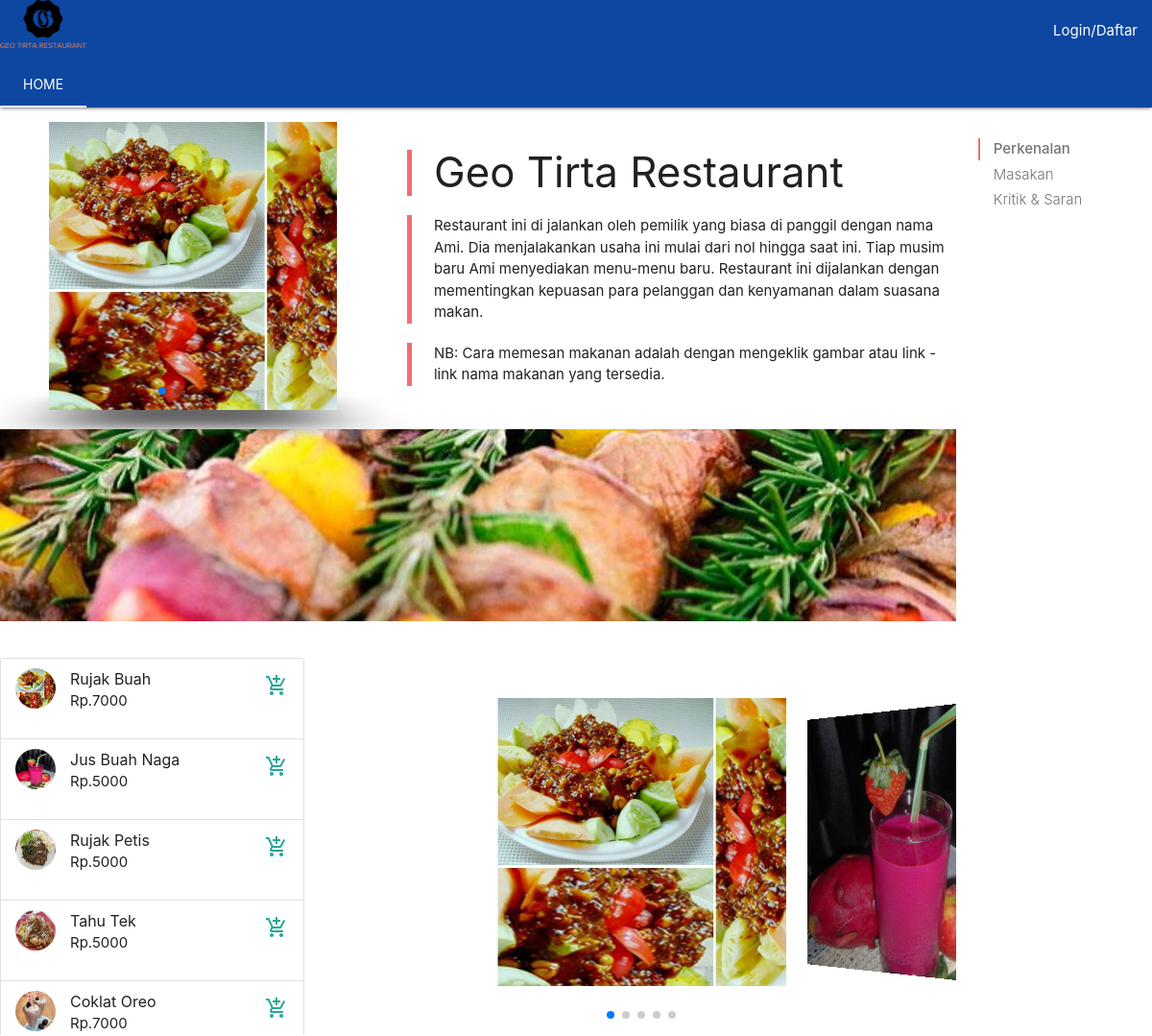
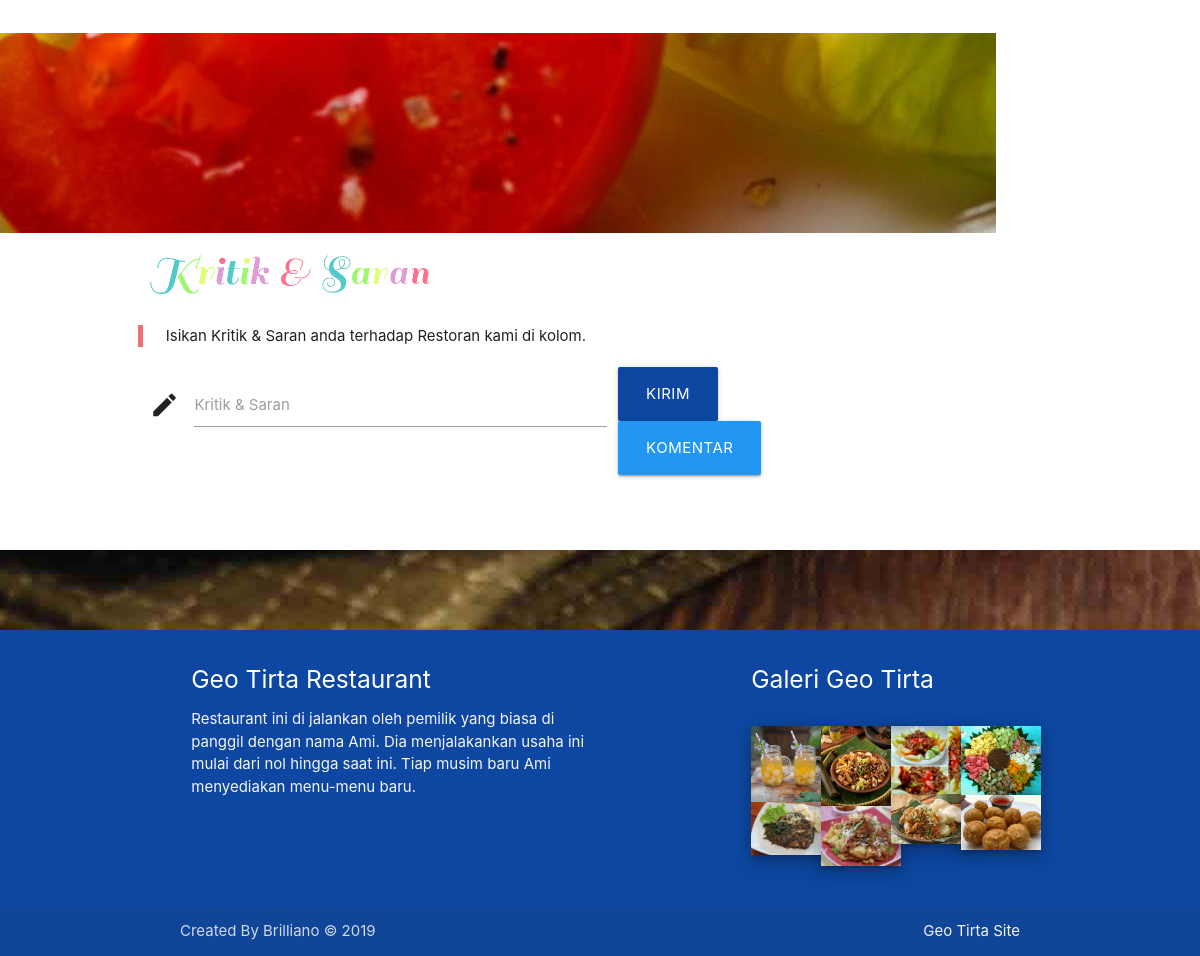
The page / on the database its author committed (2 pictures, top to bottom).
### tables this page shows
CREATE TABLE `masakan` (
  `id_masakann` int(5) NOT NULL,
  `nama_masakan` varchar(25) NOT NULL,
  `gambar_refrensi` varchar(255) NOT NULL,
  `harga` varchar(25) NOT NULL,
  `status_makanan` enum('ada','habis') NOT NULL
);

### include/user-iframe.php (the view)
<ul class="collection">
<?php
  $colection = "SELECT * FROM masakan WHERE status_makanan = 'ada' ";
  $colres = mysqli_query($dbh, $colection);
  while($col = mysqli_fetch_array($colres)){
?>
    <li class="collection-item avatar">
      <img src="<?php echo "include/".$col[2]; ?>" alt="" class="circle">
      <span class="title"><?php echo $col[1]; ?></span>
      <p>Rp.<?php echo $col[3]; ?></p>
      <?php
        $checkin = "SELECT * FROM orderan WHERE id_user = '".$_SESSION['id_user']."' AND NOT status_order = 'batal' AND NOT status_order = 'selesai' ";
        $resc = mysqli_query($dbh, $checkin);
        $ch = mysqli_fetch_array($resc);
        if ($ch > 0){
      ?>
      <a href="include/user-pesan.php?id_masakan=<?php echo $col[0]; ?>" class="secondary-content"><i class="material-icons">add_shopping_cart</i></a>
        <?php }else{ ?>
          <a onclick="M.toast({html: toastHTML})" class="secondary-content"><i class="material-icons">add_shopping_cart</i></a>
        <?php } ?>
    </li>
  <?php }?>
</ul>

### index.php (shortened to what this page needs)
<!DOCTYPE html>
<html>
<?php include_once 'include/head.php' ?>
<body>
<?php include_once 'include/navbar-index.php' ?>
<div id="test1" class="col s12"><?php include_once 'include/index-home.php' ?></div>
<?php include_once 'include/footer.php' ?>
</body>
</html>

### include/head.php (shortened to what this page needs)
<head>
    <link type="text/css" rel="stylesheet" media="screen,projection" href="css/materialize.min.css"/>
    <link type="text/css" rel="stylesheet" href="css/main.css"/>
</head>

### include/navbar-index.php (shortened to what this page needs)
<nav class="nav-extended blue darken-4">
  <div class="nav-wrapper">
    <a href="index.php" class="brand-logo"><img src="image/logo.png" height="50"></a>
    <ul id="nav-mobile" class="right hide-on-med-and-down">
    <?php if($_SESSION['id_level'] == 1){ ?>
      <li><a href="include/user-akun.php"><?php echo $_SESSION['nama_user']; ?></a></li>
      <li><a href="include/user-ordermeja.php">Order Meja</a></li>
      <li><a href="include/user-keluar.php">Keluar</a></li>
    <?php }else{ ?>
      <li><a href="include/user-login.php">Login/Daftar</a></li>
    <?php } ?>
    </ul>
  </div>
  <div class="nav-content">
    <ul class="tabs tabs-transparent">
      <li class="tab"><a href="#test1" class="active">Home</a></li>
    </ul>
  </div>
</nav>

### include/index-home.php (shortened to what this page needs)
<div class="row">
    <div class="col s12 m9 l10">
      <div id="perkenalan" class="section scrollspy">
        <div class="row">
            <div class="col s12 m5">
                <?php include_once 'include/user-perkenalan.php' ?>
            </div>
            <div class="col s12 m7">
                <blockquote>
                    <h3>Geo Tirta Restaurant</h3>
                </blockquote>
                <blockquote>
                <p>Restaurant ini di jalankan oleh pemilik yang biasa di panggil dengan nama Ami. Dia menjalakankan usaha ini mulai dari nol hingga saat ini. Tiap musim baru Ami menyediakan menu-menu baru. Restaurant ini dijalankan dengan mementingkan kepuasan para pelanggan dan kenyamanan dalam suasana makan.</p>
                </blockquote>
                <blockquote>
                <p>NB: Cara memesan makanan adalah dengan mengeklik gambar atau link - link nama makanan yang tersedia.</p>
                </blockquote>
            </div>
        </div>
            <div class="parallax-container">
                <div class="parallax"><img src="image/parallax.jpg"></div>
            </div>
      </div>
      <div id="masakan" class="section scrollspy">
        <div class="row">
            <div class="col s12 m4" style='height:400px; overflow-y:scroll'>
                <?php include_once 'include/user-iframe.php';?>
            </div>
            <div class="col s12 m8">
                <?php include_once 'user-slide.php' ?>
            </div>
        </div>
      </div>
      <div class="parallax-container">
                <div class="parallax"><img src="image/parallax1.jpg"></div>
      </div>
      <div id="masukan" class="section scrollspy">
      <div class="container">
          <div class="row">
          <img src="image/kritik.gif" height="50">
          <blockquote>
      Isikan Kritik & Saran anda terhadap Restoran kami di kolom.
      </blockquote>
        <form class="col s12" method="post" action="include/user-kritik.php">
            <div class="row">
            <div class="input-field col s12 m8">
              <i class="material-icons prefix">mode_edit</i>
              <textarea id="icon_prefix2" class="materialize-textarea" name="kritik"></textarea>
              <label for="icon_prefix2">Kritik & Saran</label>
            </div>
            <button class="waves-effect waves-light btn-large blue darken-4">Kirim</button>
            <a class="waves-effect waves-light btn-large blue btn modal-trigger" href="#modal1">Komentar</a>
          </div>
        </form>
        </div>
  </div>
      </div>
    </div>
    <div class="col hide-on-small-only m3 l2">
      <ul class="section table-of-contents fixed">
        <li><a href="#perkenalan">Perkenalan</a></li>
        <li><a href="#masakan">Masakan</a></li>
        <li><a href="#masukan">Kritik & Saran</a></li>
      </ul>
    </div>
  </div>
  <div class="parallax-container" style="height: 80px;">
                <div class="parallax"><img src="image/parallax3.jpg"></div>
      </div>

### include/user-perkenalan.php (shortened to what this page needs)
<!DOCTYPE html>
<html lang="en">
<head>
  <link rel="stylesheet" href="css/swiper.min.css">
</head>
<body>
  <div class="swiper-container">
    <div class="swiper-wrapper">
    <?php
      $perkenalan = "SELECT * FROM masakan LIMIT 5";
      $res = mysqli_query($dbh, $perkenalan);
      while($per = mysqli_fetch_array($res)){
     ?>
      <div class="swiper-slide" style="background-image:url(<?php echo "include/".$per[2]; ?>)"></div>
      <?php } ?>
    </div>
    <div class="swiper-pagination"></div>
  </div>
</body>
</html>

### include/user-slide.php (shortened to what this page needs)
<!DOCTYPE html>
<html lang="en">
<head>
  <link rel="stylesheet" href="css/swiper.min.css">
</head>
<body>
  <div class="swiper-container ss">
    <div class="swiper-wrapper">
    <?php
      $slide = "SELECT * FROM masakan WHERE status_makanan = 'ada' LIMIT 10";
      $resslide = mysqli_query($dbh, $slide);
      while($sli = mysqli_fetch_array($resslide)){
    ?>
      <?php
        $checkin = "SELECT * FROM orderan WHERE id_user = '".$_SESSION['id_user']."' AND NOT status_order = 'batal' AND NOT status_order = 'selesai' ";
        $resc = mysqli_query($dbh, $checkin);
        $ch = mysqli_fetch_array($resc);
        if ($ch > 0){
      ?>
      <a href="include/user-pesan.php?id_masakan=<?php echo $sli[0]; ?>" class="swiper-slide s2s" style="background-image:url(<?php echo "include/".$sli[2] ?>)"></a>
        <?php }else{ ?>
          <a onclick="M.toast({html: toastHTML})" class="swiper-slide s2s" style="background-image:url(<?php echo "include/".$sli[2] ?>)"></a>
        <?php } ?>
      <?php }?>
    </div>
    <div class="swiper-pagination"></div>
  </div>
</body>
</html>

### include/footer.php
<footer class="page-footer blue darken-4">
          <div class="container">
            <div class="row">
              <div class="col l6 s12">
                <h5 class="white-text">Geo Tirta Restaurant</h5>
                <p class="grey-text text-lighten-4">Restaurant ini di jalankan oleh pemilik yang biasa di panggil dengan nama Ami. Dia menjalakankan usaha ini mulai dari nol hingga saat ini. Tiap musim baru Ami menyediakan menu-menu baru.</p>
              </div>
              <div class="col l4 offset-l2 s12">
              <h5>Galeri Geo Tirta</h5><br>
              <div class="row">
                <div class="col s3">
                    <img class="materialboxed z-depth-3" data-caption="Jus Lemon Mangga" width="80" src="image/galeri1.jpg">
                    <img class="materialboxed z-depth-3" data-caption="Rujak Cingur" width="80" src="image/galeri5.jpg">
                </div>
                <div class="col s3">
                    <img class="materialboxed z-depth-3" data-caption="Rujak Buah" width="80" src="image/galeri2.jpg">
                    <img class="materialboxed z-depth-3" data-caption="Tahu Tek" width="80" src="image/galeri6.jpg">
                </div>
                <div class="col s3">
                    <img class="materialboxed z-depth-3" data-caption="Aneka Rujak Buah" width="80" src="image/galeri3.jpg">
                    <img class="materialboxed z-depth-3" data-caption="Rujak Petis" width="80" src="image/galeri7.jpg">
                </div>
                <div class="col s3">
                    <img class="materialboxed z-depth-3" data-caption="Rujak Buah Jumbo" width="80" src="image/galeri4.jpg">
                    <img class="materialboxed z-depth-3" data-caption="Pentol Goreng" width="80" src="image/galeri8.jpg">
                </div>
              </div>
              </div>
            </div>
          </div>
          <div class="footer-copyright">
            <div class="container">
            Created By Brilliano © 2019
            <a class="grey-text text-lighten-4 right" href="https://geo-tirta-juice.business.site/">Geo Tirta Site</a>
            </div>
          </div>
</footer>

### include/user-perkenalan.php (style rules this page uses)
html, body { position: relative; height: 100%; }
body { margin: 0; padding: 0; }
.swiper-container { width: 300px; height: 300px; }
.swiper-slide { background-position: center; background-size: cover; }

### include/index-home.php (style rules this page uses)
.parallax-container { height: 200px; }

### include/user-slide.php (style rules this page uses)
body { margin: 0; padding: 0; }
.ss { width: 100%; padding-top: 50px; padding-bottom: 50px; height: 400px; }
.s2s { background-position: center; background-size: cover; width: 300px; }

### rows shown on the page
masakan: gambar_refrensi (picture), nama_masakan "Rujak Buah", harga "7000"
masakan: gambar_refrensi (picture), nama_masakan "Jus Buah Naga", harga "5000"
masakan: gambar_refrensi (picture), nama_masakan "Rujak Petis", harga "5000"
masakan: gambar_refrensi (picture), nama_masakan "Tahu Tek", harga "5000"
masakan: gambar_refrensi (picture), nama_masakan "Coklat Oreo", harga "7000"
